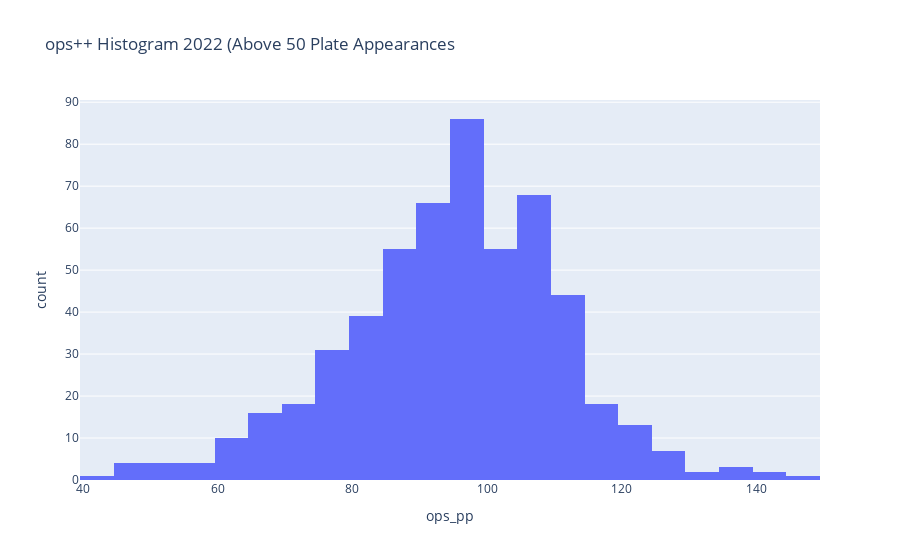

This figure's notebook cell:
### Code cell
df = px.data.tips()
fig = px.histogram(ops_pp_df_clean, x='ops_pp', title='ops++ Histogram 2022 (Above 50 Plate Appearances')
fig.show()

### Figure 1 — Plotly figure (JSON) as saved in the notebook; plotly's stock layout.template omitted (floating-point values rounded to 4 significant figures; data arrays with more than 128 entries replaced by an {"elided": "..."} marker saying what was removed)
{"data": [{"alignmentgroup": "True", "bingroup": "x", "hovertemplate": "ops_pp=%{x}<br>count=%{y}<extra></extra>", "legendgroup": "", "marker": {"color": "#636efa", "pattern": {"shape": ""}}, "name": "", "offsetgroup": "", "orientation": "v", "showlegend": false, "type": "histogram", "x": {"elided": "547 int values"}, "xaxis": "x", "yaxis": "y"}], "layout": {"barmode": "relative", "legend": {"tracegroupgap": 0}, "title": {"text": "ops++ Histogram 2022 (Above 50 Plate Appearances"}, "xaxis": {"anchor": "y", "domain": [0, 1], "title": {"text": "ops_pp"}}, "yaxis": {"anchor": "x", "domain": [0, 1], "title": {"text": "count"}}}}
